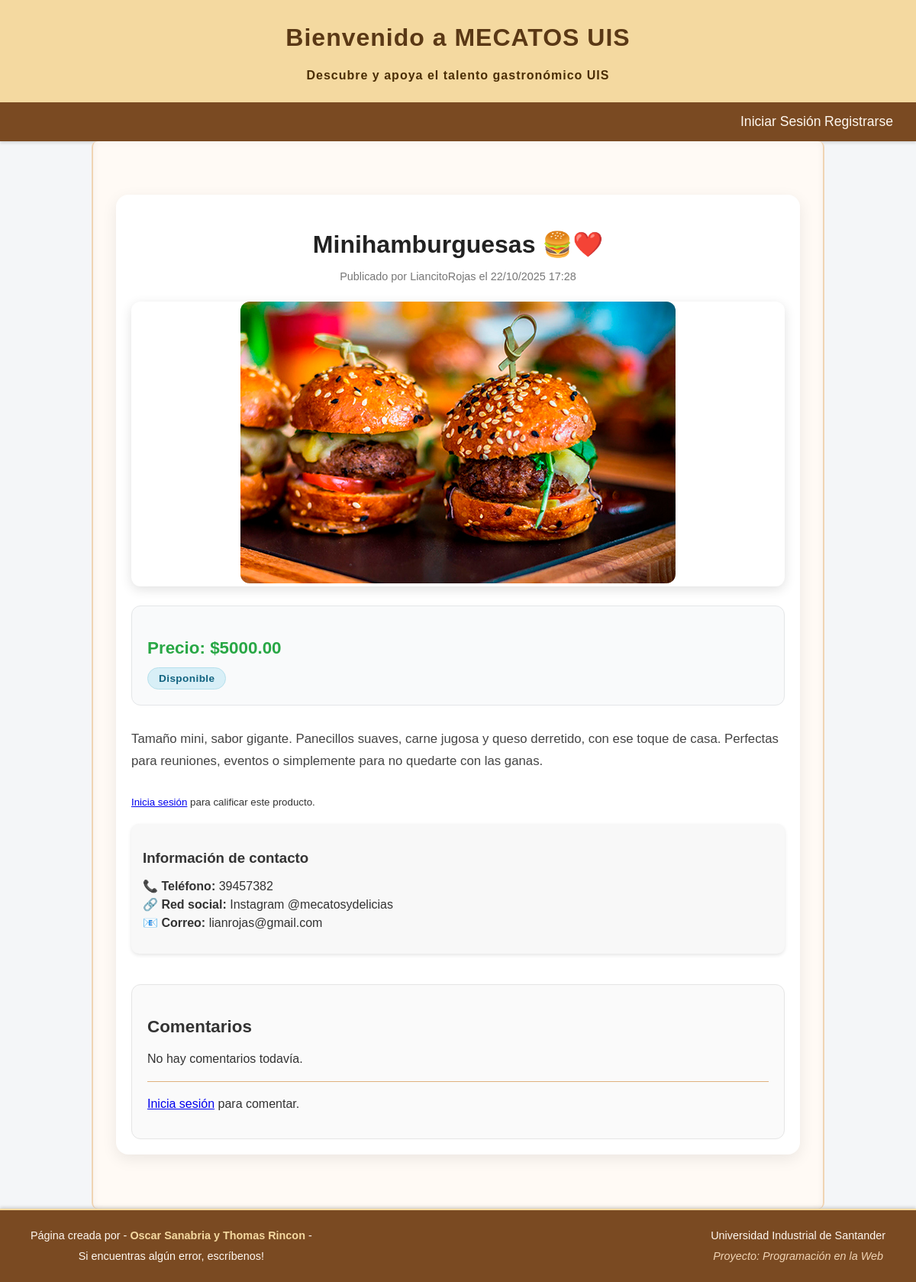
Screenshot of /post/15/ with the database file from the repository.
### post/models.py (models this page shows, shortened)
class Post(models.Model):
    title = models.CharField(max_length=200)
    content = models.TextField()
    author = models.ForeignKey(User, on_delete=models.CASCADE)
    category = models.ForeignKey(Category, on_delete=models.SET_NULL, null=True, blank=True)
    price = models.DecimalField(max_digits=10, decimal_places=2, default=0.00)
    is_healthy = models.BooleanField(default=False)
    is_available = models.BooleanField(default=True)
    image = models.ImageField(upload_to='posts/', null=True, blank=True)
    created_at = models.DateTimeField(auto_now_add=True)
    updated_at = models.DateTimeField(auto_now=True)
    published = models.BooleanField(default=True)
    likes = models.PositiveIntegerField(default=0)
    dislikes = models.PositiveIntegerField(default=0)

class InfoContacto(models.Model):
    usuario = models.OneToOneField(User, on_delete=models.CASCADE)
    telefono = models.CharField(max_length=20, blank=True, null=True)
    red_social = models.CharField(max_length=100, blank=True, null=True)

### post/views.py (the view)
# urls.py: path('post/<int:post_id>/', views.detalle_post, name='detalle_post'),
def detalle_post(request, post_id):
    post = Post.objects.get(id=post_id)
    comentarios = post.comments.all().order_by('-created_at')
    info_contacto = InfoContacto.objects.filter(usuario=post.author).first()
    return render(request, 'post/detalle_post.html', {'post': post, 'comentarios': comentarios, 'info_contacto': info_contacto})

### post/templates/post/detalle_post.html (shortened to what this page needs)
{% extends 'post/base.html' %}
{% load static %}
{% block extra_head %}
    <link rel="stylesheet" href="{% static 'post/css/detalle_post.css' %}">
{% endblock extra_head %}
{% block content %}
<body>
<div class="container">
    <div class="post-detail">
        <h2>{{ post.title }}</h2>
        <p class="post-meta">Publicado por {{ post.author.username }} el {{ post.created_at|date:"d/m/Y H:i" }}</p>
        {% if post.image %}
            <div class="post-image">
                <img src="{{ post.image.url }}" alt="{{ post.title }}">
            </div>
        {% endif %}
        <div class="post-info">
            <p class="price"><strong>Precio:</strong> ${{ post.price }}</p>
            <div class="badges">
                {% if post.is_available %}
                    <span class="badge badge-available">Disponible</span>
                {% else %}
                    <span class="badge badge-unavailable">No disponible</span>
                {% endif %}
            </div>
        </div>
        <div class="post-content">
            <p>{{ post.content }}</p>
        </div>
    </div>
    <div class="post-feedback">
    {% if user.is_authenticated %}
        <form method="post" action="{% url 'like_post' post.id %}" style="display:inline;">
            {% csrf_token %}
            <button type="submit">👍 {{ post.likes }}</button>
        </form>
        <form method="post" action="{% url 'dislike_post' post.id %}" style="display:inline;">
            {% csrf_token %}
            <button type="submit">👎 {{ post.dislikes }}</button>
        </form>
    {% else %}
        <p><small><a href="{% url 'login' %}">Inicia sesión</a> para calificar este producto.</small></p>
    {% endif %}
</div>
    <div class="contact-info">
    <h3>Información de contacto</h3>
    {% if info_contacto %}
        <ul>
            {% if info_contacto.telefono %}
                <li><strong>📞 Teléfono:</strong> {{ info_contacto.telefono }}</li>
            {% endif %}
            {% if info_contacto.red_social %}
                <li><strong>🔗 Red social:</strong> {{ info_contacto.red_social }}</li>
            {% endif %}
            {% if post.author.email %}
                <li><strong>📧 Correo:</strong> {{ post.author.email }}</li>
            {% endif %}
        </ul>
    {% else %}
        <p>El vendedor no ha agregado información de contacto.</p>
    {% endif %}
</div>
<div class="comments">
    <h3>Comentarios</h3>
    {% for c in comentarios %}
    <div class="comment">
        <b>{{ c.author.username }}</b>
        <p>{{ c.content }}</p>
        <small>{{ c.created_at|date:"d/m/Y H:i" }}</small>
        {% if user.is_authenticated %}
            <div class="comment-actions">
                <form method="post" action="{% url 'like_comment' c.id %}" style="display:inline;">
                    {% csrf_token %}
                    <button type="submit">👍 {{ c.likes }}</button>
                </form>
                <form method="post" action="{% url 'dislike_comment' c.id %}" style="display:inline;">
                    {% csrf_token %}
                    <button type="submit">👎 {{ c.dislikes }}</button>
                </form>
                {% if c.author == user or user.is_superuser %}
                    <form method="post" action="{% url 'eliminar_comentario' c.id %}" style="display:inline;">
                        {% csrf_token %}
                        <button type="submit" onclick="return confirm('¿Estás seguro de eliminar este comentario?')">🗑️ Eliminar</button>
                    </form>
                {% endif %}
            </div>
        {% else %}
            <p><small><a href="{% url 'login' %}">Inicia sesión</a> para calificar o comentar.</small></p>
        {% endif %}
    </div>
{% empty %}
    <p>No hay comentarios todavía.</p>
{% endfor %}
    <hr>
    {% if user.is_authenticated %}
        <form method="post" action="{% url 'agregar_comentario' post.id %}" class="comment-form">
            {% csrf_token %}
            <textarea name="content" placeholder="Escribe un comentario..." required></textarea>
            <button type="submit">Comentar</button>
        </form>
    {% else %}
        <p><a href="{% url 'login' %}">Inicia sesión</a> para comentar.</p>
    {% endif %}
</div>
</div>
</body>
</html>
{% endblock content %}

### post/static/post/css/base.css (style rules this page uses)
html, body { height: 100%; margin: 0; font-family: 'Poppins', 'Segoe UI', sans-serif; background-color: #fff8f0; color: #3a2e1f; display: flex; flex-direction: column; }
a, button { font-family: inherit; }
h1, h2, h3 { color: #5a3815; }
hr { border: none; border-top: 1px solid #e0b17e; margin: 20px 0; }

### post/static/post/css/detalle_post.css (style rules this page uses)
body { font-family: 'Poppins', sans-serif; background-color: #f4f6f8; color: #333; margin: 0; padding: 0; }
.container { max-width: 900px; margin: 40px auto; padding: 20px; background: #fff; border-radius: 16px; box-shadow: 0 6px 20px rgba(0, 0, 0, 0.08); }
.post-detail h2 { font-size: 2em; color: #222; text-align: center; margin-bottom: 10px; }
.post-meta { text-align: center; color: #777; font-size: 0.9em; }
.post-image { margin: 25px 0; text-align: center; border-radius: 12px; overflow: hidden; box-shadow: 0 4px 15px rgba(0, 0, 0, 0.12); }
.post-image img { max-width: 100%; height: auto; border-radius: 12px; transition: transform 0.4s ease; }
.post-info { background-color: #f9fafb; padding: 20px; border-radius: 12px; margin: 25px 0; border: 1px solid #e4e6e8; }
.price { font-size: 1.4em; color: #28a745; font-weight: 600; margin-bottom: 12px; }
.badges { display: flex; gap: 10px; flex-wrap: wrap; }
.badge { display: inline-block; padding: 6px 14px; border-radius: 20px; font-size: 0.85em; font-weight: 600; letter-spacing: 0.4px; transition: all 0.3s ease; }
.badge-available { background-color: #d8eff7; color: #116380; border: 1px solid #b6e0ec; }
.post-content { margin: 30px 0; line-height: 1.7; font-size: 1.05em; color: #444; }
.comments { margin-top: 40px; background: #fafafa; border-radius: 12px; padding: 20px; border: 1px solid #e5e5e5; }
.comments h3 { margin-bottom: 20px; font-size: 1.4em; color: #333; }
.contact-info { background: #f8f8f8; border-radius: 10px; padding: 15px; margin-top: 20px; box-shadow: 0 2px 5px rgba(0,0,0,0.1); }
.contact-info h3 { margin-bottom: 10px; color: #333; }
.contact-info ul { list-style: none; padding: 0; }
.contact-info li { margin: 5px 0; }

### rows the page displays
Post: title "Minihamburguesas 🍔❤️", author.username "LiancitoRojas", created_at "22/10/2025 17:28", image (picture), price "5000.00", content "Tamaño mini, sabor gigante. Panecillos suaves, carne jugosa y queso derretido, con ese toque de casa. Perfectas para reuniones, eventos o simplemente para no quedarte con las ganas.", author.email "lianrojas@gmail.com"
InfoContacto: telefono "39457382", red_social "Instagram @mecatosydelicias"
